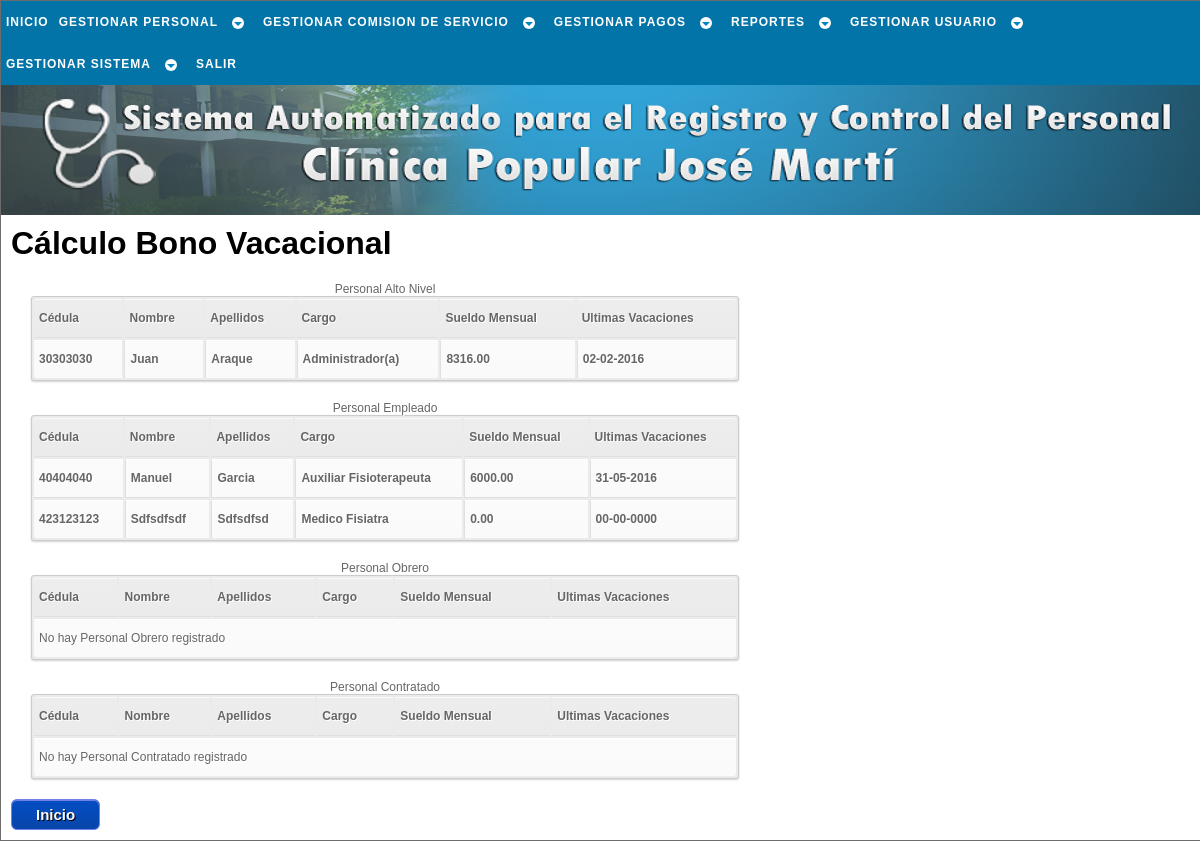
Page /php/pago/calc_bono_vac_a.php (signed in) on the earlier database version.
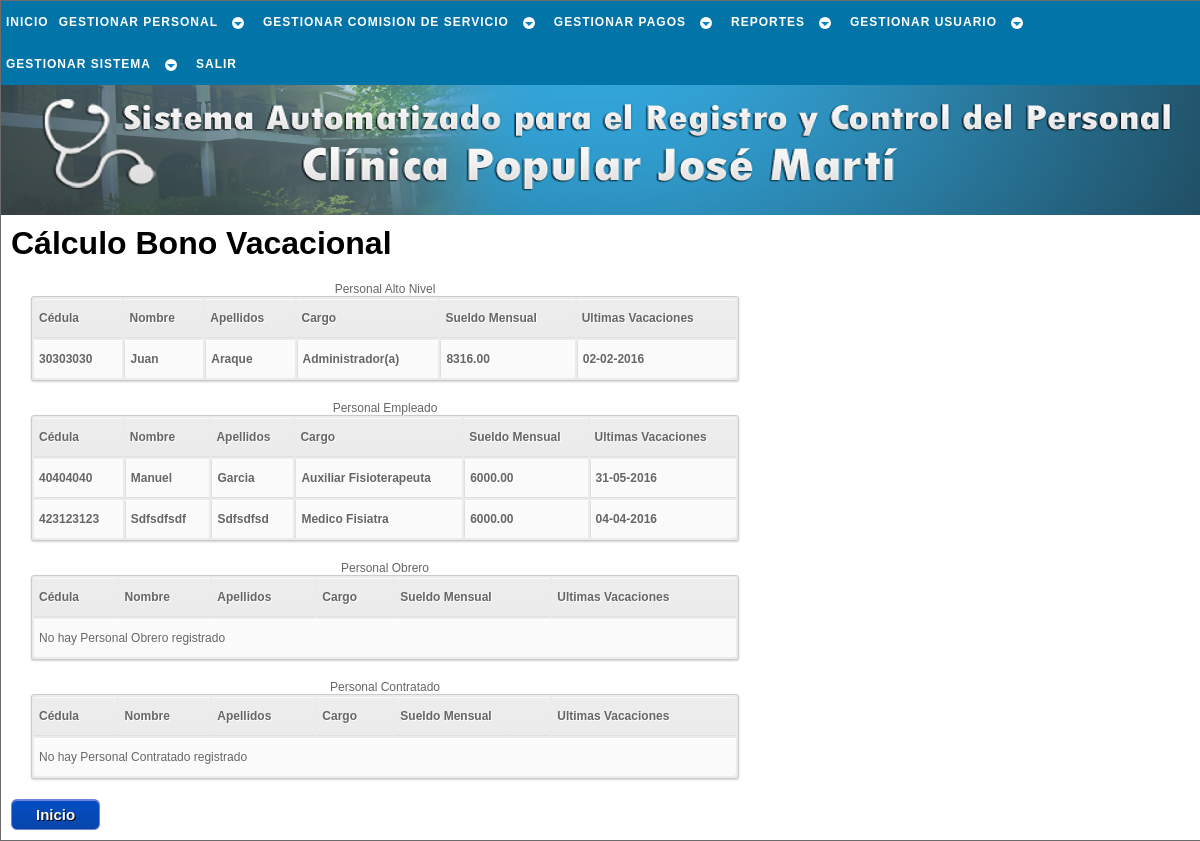
Same page on the later database version.
### tables this page shows
CREATE TABLE `laboral` (
  `cedula` int(12) NOT NULL,
  `sueldo_mensual` decimal(7,2) NOT NULL,
  `fecha_ingreso` date NOT NULL,
  `condicion` varchar(10) NOT NULL,
  `cargo` varchar(23) NOT NULL,
  `rango` varchar(22) NOT NULL,
  `area_desemp` varchar(14) NOT NULL,
  `resolucion` varchar(40) NOT NULL,
  `ley` varchar(5) NOT NULL,
  PRIMARY KEY (`cedula`),
  CONSTRAINT `laboral_ibfk_1` FOREIGN KEY (`cedula`) REFERENCES `trabajador` (`cedula`) ON UPDATE CASCADE
);

CREATE TABLE `trabajador` (
  `cedula` int(12) NOT NULL,
  `nombre` varchar(30) NOT NULL,
  `apellido` varchar(30) NOT NULL,
  `ciudadania` varchar(15) NOT NULL,
  `pasaporte` varchar(30) NOT NULL,
  `libreta_militr` varchar(30) NOT NULL,
  `fe_nac` date NOT NULL,
  `lug_nac` varchar(30) NOT NULL,
  `est_civil` varchar(15) NOT NULL,
  `nconyugue` varchar(50) NOT NULL,
  `estudia` int(1) NOT NULL,
  `direccion` varchar(50) NOT NULL,
  `telefono` varchar(12) NOT NULL,
  `telefono_em` varchar(12) NOT NULL,
  `estado` tinyint(1) NOT NULL,
  `actualizado` date NOT NULL,
  PRIMARY KEY (`cedula`)
);

### php/_sql/conslt_trabj_sql.php (called while the page is built, shortened)
<?php
	function conslt_rango_trb($cnx_bd,$dato1,$dato2){
		$sql = "SELECT trabajador.cedula,nombre,apellido,cargo,sueldo_mensual,fecha_ingreso
				FROM trabajador
				JOIN laboral ON laboral.cedula = trabajador.cedula
				WHERE rango = '$dato1'
				AND condicion = '$dato2'
				AND estado = 1
				ORDER BY sueldo_mensual
				DESC";
		$resultado = $cnx_bd->query($sql);
		return $resultado;
	}
	function conslt_condicion_trb($cnx_bd,$dato){
		$sql = "SELECT trabajador.cedula,nombre,apellido,cargo,sueldo_mensual,fecha_ingreso
				FROM trabajador
				JOIN laboral ON laboral.cedula = trabajador.cedula
				WHERE condicion = '$dato'
				AND estado = 1
				ORDER BY sueldo_mensual
				DESC";
		$resultado = $cnx_bd->query($sql);
		return $resultado;
	}
	function conslt_fch($cnx_bd,$campo,$tabla,$ced){
		$sql = "SELECT $campo
				FROM $tabla
				WHERE cedula = '$ced'
				ORDER BY $campo
				DESC
				LIMIT 1";
		$resultado = $cnx_bd->query($sql);
		return $resultado;
	}
?>

### php/pago/calc_bono_vac_a.php (the view, shortened to what this page needs)
<!DOCTYPE html PUBLIC "-//W3C//DTD XHTML 1.1//EN" "http://www.w3.org/TR/xhtml11/DTD/xhtml11.dtd" />
<html xmlns="http://www.w3.org/1999/xhtml" xml:lang="es" lang="es" dir="ltr">
	<head>
		<link rel="stylesheet" href="../../css/estilo.css" type="text/css" media="screen" />
    </head>
	<body>
		<div id="cuerpo">
			<div id="menu">
				<div id="cssmenu">
					<?php include('../_menu/menu_pago.php'); ?>
				</div>
			</div>
			<div id="inicio">
			</div>
			<div id="pagina">
				<?php
					$cnx_bd = conexion();
					include('../_sql/conslt_trabj_sql.php');
					$alto = conslt_rango_trb($cnx_bd,'Personal de Alto Nivel','Fijo');
					$empleado = conslt_rango_trb($cnx_bd,'Personal Empleado','Fijo');
					$obrero = conslt_rango_trb($cnx_bd,'Personal Obrero','Fijo');
					$contratado = conslt_condicion_trb($cnx_bd,'Contratado');
				?>
				<h1>Cálculo Bono Vacacional</h1>
				<table id="tabla">
					<caption>Personal Alto Nivel</caption>
					<tr>
						<th>Cédula</th>
						<th>Nombre</th>
						<th>Apellidos</th>
						<th>Cargo</th>
						<th>Sueldo Mensual</th>
						<th>Ultimas Vacaciones</th>
					</tr>
					<?php
					if ($alto->num_rows < 1) {
					?>
					<tr>
						<td colspan="6">No hay Personal de Alto Nivel registrado</td>
					</tr>
					<?php
					}else{
						while ($fila = $alto->fetch_object()){
							$fcha = conslt_fch($cnx_bd,'ini_vacac','bono_vacac',$fila->cedula);
							$fch_fila = $fcha->fetch_object();
							$d='00';$m='00';$a='0000';
							if (isset($fch_fila)) list($a,$m,$d) = explode('-', $fch_fila->ini_vacac);
					?>
							<tr>
								<td><a href="calc_bono_vac_b.php?c=<?=$fila->cedula?>" title="Click para calcular el bono vacacional del trabajador"><?=$fila->cedula?></a></td>
								<td><a href="calc_bono_vac_b.php?c=<?=$fila->cedula?>" title="Click para calcular el bono vacacional del trabajador"><?=$fila->nombre?></a></td>
								<td><a href="calc_bono_vac_b.php?c=<?=$fila->cedula?>" title="Click para calcular el bono vacacional del trabajador"><?=$fila->apellido?></a></td>
								<td><a href="calc_bono_vac_b.php?c=<?=$fila->cedula?>" title="Click para calcular el bono vacacional del trabajador"><?=$fila->cargo?></a></td>
								<td><a href="calc_bono_vac_b.php?c=<?=$fila->cedula?>" title="Click para calcular el bono vacacional del trabajador"><?=$fila->sueldo_mensual?></a></td>
								<td><a href="calc_bono_vac_b.php?c=<?=$fila->cedula?>" title="Click para calcular el bono vacacional del trabajador"><?=$d.'-'.$m.'-'.$a?></a></td>
							</tr>
					<?php
						}
					}
					?>
				</table>
				<table id="tabla">
					<caption>Personal Empleado</caption>
					<tr>
						<th>Cédula</th>
						<th>Nombre</th>
						<th>Apellidos</th>
						<th>Cargo</th>
						<th>Sueldo Mensual</th>
						<th>Ultimas Vacaciones</th>
					</tr>
					<?php
					if ($empleado->num_rows < 1) {
					?>
					<tr>
						<td colspan="6">No hay Personal Empleado registrado</td>
					</tr>
					<?php
					}else{
						while ($fila = $empleado->fetch_object()){
							$fcha = conslt_fch($cnx_bd,'ini_vacac','bono_vacac',$fila->cedula);
							$fch_fila = $fcha->fetch_object();
							$d='00';$m='00';$a='0000';
							if (isset($fch_fila)) list($a,$m,$d) = explode('-', $fch_fila->ini_vacac);
					?>
							<tr>
								<td><a href="calc_bono_vac_b.php?c=<?=$fila->cedula?>" title="Click para calcular el bono vacacional del trabajador"><?=$fila->cedula?></a></td>
								<td><a href="calc_bono_vac_b.php?c=<?=$fila->cedula?>" title="Click para calcular el bono vacacional del trabajador"><?=$fila->nombre?></a></td>
								<td><a href="calc_bono_vac_b.php?c=<?=$fila->cedula?>" title="Click para calcular el bono vacacional del trabajador"><?=$fila->apellido?></a></td>
								<td><a href="calc_bono_vac_b.php?c=<?=$fila->cedula?>" title="Click para calcular el bono vacacional del trabajador"><?=$fila->cargo?></a></td>
								<td><a href="calc_bono_vac_b.php?c=<?=$fila->cedula?>" title="Click para calcular el bono vacacional del trabajador"><?=$fila->sueldo_mensual?></a></td>
								<td><a href="calc_bono_vac_b.php?c=<?=$fila->cedula?>" title="Click para calcular el bono vacacional del trabajador"><?=$d.'-'.$m.'-'.$a?></a></td>
							</tr>
					<?php
						}
					}
					?>
				</table>
				<table id="tabla">
					<caption>Personal Obrero</caption>
					<tr>
						<th>Cédula</th>
						<th>Nombre</th>
						<th>Apellidos</th>
						<th>Cargo</th>
						<th>Sueldo Mensual</th>
						<th>Ultimas Vacaciones</th>
					</tr>
					<?php
					if ($obrero->num_rows < 1) {
					?>
					<tr>
						<td colspan="6">No hay Personal Obrero registrado</td>
					</tr>
					<?php
					}
					?>
				</table>
				<table id="tabla">
					<caption>Personal Contratado</caption>
					<tr>
						<th>Cédula</th>
						<th>Nombre</th>
						<th>Apellidos</th>
						<th>Cargo</th>
						<th>Sueldo Mensual</th>
						<th>Ultimas Vacaciones</th>
					</tr>
					<?php
					if ($contratado->num_rows < 1) {
					?>
					<tr>
						<td colspan="6">No hay Personal Contratado registrado</td>
					</tr>
					<?php
					}
					?>
				</table>
				<a href="../inicio.php" class="enlaceboton" title="Click para ir al inicio de SACLIPOP">Inicio</a>
			</div>
		</div>
	</body>
</html>

### php/_menu/menu_pago.php (shortened to what this page needs)
<ul>
	<li title="Click para ir al inicio de SACLIPOP"><a href="../inicio.php"><span>Inicio</span></a></li>
	<li class="has-sub" title="Opciones para gestión del personal"><a href="#"><span>Gestionar Personal</span></a>
	</li>
	<li class="has-sub" title="Opciones para gestión de comisión de servicio"><a href="#"><span>Gestionar Comision de Servicio</span></a>
	</li>
	<?php if($_SESSION["nivel_usuario"] == 1){ ?>
			<li class="has-sub" title="Opciones para gestión de pagos"><a href="#"><span>Gestionar Pagos</span></a>
			</li>
	<?php } ?>
	<li class="has-sub" title="Opciones para generar reportes"><a href="#"><span>Reportes</span></a>
	</li>
	<li class="has-sub" title="Opciones para gestionar usuario"><a href="#"><span>Gestionar Usuario</span></a>
	</li>
		<li class="has-sub" title="Opciones para gestionar SACLIPOP"><a href="#"><span>Gestionar Sistema</span></a>
		</li>
	<li title="Click para para salir del sistema SACLIPOP"><a href="../_sesion/salir_sesion.php"><span>Salir</span></a></li>
</ul>

Differences in the rows shown:
changed laboral "Medico Fisiatra": sueldo_mensual "0.00" → "6000.00"; d "00" → "04"; m "00" → "04"; a "0000" → "2016"
